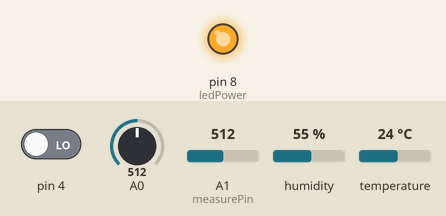
Bench run of a sketch on a simulated Arduino Uno, built with avr-gcc and run on an emulated ATmega328P. On the bench: output pins drawn as LEDs (lit = HIGH). Inputs (shaded band) come from the test bench; at power-on: pin 4 LOW, A0 = 512, A1 (measurePin) = 512, humidity 55 %, temperature 24 °C. What the sketch prints to the serial monitor is not drawn.

Above: at 0.1 s.
Timing chart, 0 to 1.6 s (numbered marks = the images above):
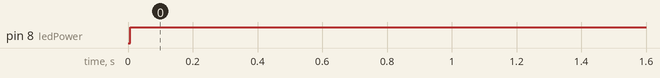

Measured:
- by itself, pin 8 (ledPower): LOW → HIGH at 0.01 s

The sketch:

summer-bluetooth.ino
```cpp
#include <DHT.h>

#define DHTPIN 7     // what pin we're connected to

// Uncomment whatever type you're using!
//#define DHTTYPE DHT11   // DHT 11
#define DHTTYPE DHT22   // DHT 22  (AM2302)
//#define DHTTYPE DHT21   // DHT 21 (AM2301)

// Connect pin 1 (on the left) of the sensor to +5V
// NOTE: If using a board with 3.3V logic like an Arduino Due connect pin 1
// to 3.3V instead of 5V!
// Connect pin 2 of the sensor to whatever your DHTPIN is
// Connect pin 4 (on the right) of the sensor to GROUND
// Connect a 10K resistor from pin 2 (data) to pin 1 (power) of the sensor

// Initialize DHT sensor for normal 16mhz Arduino
DHT dht(DHTPIN, DHTTYPE);
// NOTE: For working with a faster chip, like an Arduino Due or Teensy, you
// might need to increase the threshold for cycle counts considered a 1 or 0.
// You can do this by passing a 3rd parameter for this threshold.  It's a bit
// of fiddling to find the right value, but in general the faster the CPU the
// higher the value.  The default for a 16mhz AVR is a value of 6.  For an
// Arduino Due that runs at 84mhz a value of 30 works.
// Example to initialize DHT sensor for Arduino Due:
//DHT dht(DHTPIN, DHTTYPE, 30);

/***
HC-05 Bluetooth setting
***/
#include <SoftwareSerial.h>
SoftwareSerial bt(3, 2); // tx, rx
//HC05 btSerial = HC05(2, 5, 0, 1); // cmd, state, rx, tx
static char dtostrfbuffer[15];

/***
GP2Y1010AU0F setting
***/
int measurePin = 1; //Connect dust sensor to Arduino A0 pin
int ledPower = 8;   //Connect 3 led driver pins of dust sensor to Arduino D2

int samplingTime = 280;
int deltaTime = 40;
int sleepTime = 9680;

float voMeasured = 0;
float calcVoltage = 0;
float dustDensity = 0;

void setup() {
  Serial.begin(9600);
  bt.begin(9600); // 블루투스를 사용하기 위해 초기화

  // DHT
  dht.begin();

  // GP2Y1010AU0
  pinMode(ledPower, OUTPUT);
}

void loop() {
  String output = "";
  // Wait a few seconds between measurements.

  // DHT
  // Reading temperature or humidity takes about 250 milliseconds!
  // Sensor readings may also be up to 2 seconds 'old' (its a very slow sensor)
  float h = dht.readHumidity() + 10;
  // Read temperature as Celsius
  float t = dht.readTemperature();
  // Read temperature as Fahrenheit
  float f = dht.readTemperature(true);

  // Compute heat index
  // Must send in temp in Fahrenheit!
  float hi = dht.computeHeatIndex(f, h);

  output += "{ \"location\": 2, \"humidity\": ";
  output += h;
  output += ", ";
  output += "\"temperature\": ";
  output += t;
  output += ", ";

  // Sound Sensor
  int sound = analogRead(A0) - 40;
  output += "\"sound\": ";
  output += sound;
  output += ", ";

  // Vibration Sensor
  int vibration = digitalRead(4);
  output += "\"vibration\": ";
  output += vibration;


  // GP2Y1010AU0
  digitalWrite(ledPower,LOW); // power on the LED
  delayMicroseconds(samplingTime);

  voMeasured = analogRead(measurePin); // read the dust value

  delayMicroseconds(deltaTime);
  digitalWrite(ledPower,HIGH); // turn the LED off
  delayMicroseconds(sleepTime);

  // 0 - 5V mapped to 0 - 1023 integer values
  // recover voltage
  calcVoltage = voMeasured * (5 / 1024.0);

  // linear eqaution taken from http://www.howmuchsnow.com/arduino/airquality/
  // Chris Nafis (c) 2012
  dustDensity = 0.17 * calcVoltage - 0.1; // unit: mg/m3
  dustDensity = dustDensity * 1000; // unit: ug/m3
  dustDensity = dustDensity >= 0 ? dustDensity : 0;

  output += ", ";
  output += "\"dust\": ";
  output += dustDensity;

  output += "}";

  Serial.println(output);
  delay(10000);

  // HC-05
  bt.write("{ \"location\": 2, \"humidity\": ");
  bt.write(dtostrf(h, 0, 2, dtostrfbuffer));
  bt.write(", ");
  bt.write("\"temperature\": ");
  bt.write(dtostrf(t, 0, 2, dtostrfbuffer));
  bt.write(", ");
  bt.write("\"sound\": ");
  bt.write(dtostrf(sound, 0, 0, dtostrfbuffer));
  bt.write(", ");
  bt.write("\"vibration\": ");
  bt.write(dtostrf(vibration, 0, 0, dtostrfbuffer));
  bt.write(", ");
  bt.write("\"dust\": ");
  bt.write(dtostrf(dustDensity, 0, 2, dtostrfbuffer));
  bt.write("}\n");
}
```
